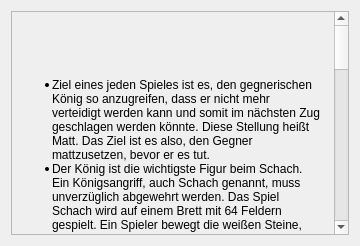
<?xml version="1.0" encoding="UTF-8"?>
<ui version="4.0">
 <class>Dialog</class>
 <widget class="QDialog" name="Dialog">
  <property name="geometry">
   <rect>
    <x>0</x>
    <y>0</y>
    <width>360</width>
    <height>246</height>
   </rect>
  </property>
  <property name="maximumSize">
   <size>
    <width>360</width>
    <height>246</height>
   </size>
  </property>
  <property name="windowTitle">
   <string>Schachregeln</string>
  </property>
  <layout class="QVBoxLayout" name="verticalLayout">
   <item>
    <widget class="QScrollArea" name="scrollArea">
     <property name="sizePolicy">
      <sizepolicy hsizetype="Expanding" vsizetype="Expanding">
       <horstretch>0</horstretch>
       <verstretch>0</verstretch>
      </sizepolicy>
     </property>
     <property name="minimumSize">
      <size>
       <width>0</width>
       <height>100</height>
      </size>
     </property>
     <property name="widgetResizable">
      <bool>true</bool>
     </property>
     <widget class="QWidget" name="scrollAreaWidgetContents">
      <property name="geometry">
       <rect>
        <x>0</x>
        <y>-65</y>
        <width>326</width>
        <height>1000</height>
       </rect>
      </property>
      <property name="sizePolicy">
       <sizepolicy hsizetype="Preferred" vsizetype="Fixed">
        <horstretch>0</horstretch>
        <verstretch>0</verstretch>
       </sizepolicy>
      </property>
      <property name="minimumSize">
       <size>
        <width>0</width>
        <height>1000</height>
       </size>
      </property>
      <widget class="QLabel" name="label_2">
       <property name="geometry">
        <rect>
         <x>0</x>
         <y>0</y>
         <width>309</width>
         <height>1000</height>
        </rect>
       </property>
       <property name="sizePolicy">
        <sizepolicy hsizetype="Preferred" vsizetype="Expanding">
         <horstretch>0</horstretch>
         <verstretch>0</verstretch>
        </sizepolicy>
       </property>
       <property name="minimumSize">
        <size>
         <width>0</width>
         <height>1000</height>
        </size>
       </property>
       <property name="text">
        <string>&lt;p&gt;
&lt;ul&gt;
&lt;li&gt;
Ziel eines jeden Spieles ist es, den gegnerischen König so anzugreifen, dass er nicht mehr verteidigt werden kann und somit im nächsten Zug geschlagen werden könnte. Diese Stellung heißt Matt. Das Ziel ist es also, den Gegner mattzusetzen, bevor er es tut.
&lt;/li&gt;
&lt;li&gt;
Der König ist die wichtigste Figur beim Schach. Ein Königsangriff, auch Schach genannt, muss unverzüglich abgewehrt werden. Das Spiel Schach wird auf einem Brett mit 64 Feldern gespielt. Ein Spieler bewegt die weißen Steine, der andere die schwarzen. Es muss immer abwechselnd gezogen werden. Weiß beginnt, nachdem die Ausgangsstellung wie im nebenstehenden Bild aufgebaut wurde. Nur gegnerische Steine können geschlagen werden. Ein geschlagener Stein ist aus dem Spiel.
&lt;/li&gt;
&lt;li&gt;
Der Springer kann wie im Bild angegeben ziehen. Im Gegensatz zu allen anderen Figuren kann er andere Steine überspringen. Er zieht immer zwei Felder horizontal und ein Feld vertikal oder zwei Felder vertikal und ein Feld horizontal.
&lt;/li&gt;
&lt;li&gt;
Der Läufer kann wie in Bild rechts angeben ziehen. (nur diagonal)
&lt;/li&gt;
&lt;li&gt;
Der Turm zieht wie in Bild rechts angegeben, also entweder horizontal oder vertikal. Nur bei der Rochade kann der Turm den König überspringen.
&lt;/li&gt;
&lt;li&gt;
Die Dame ist die stärkste Figur auf dem Brett und zieht wie in Bild rechts angegeben. (horizontal, vertikal oder diagonal)
&lt;/li&gt;
&lt;li&gt;
Der Bauer kann im Normalfall nur ein Feld nach vorn ziehen, aber die dort stehen Steine nicht schlagen. Er greift nur gegnerische Steine an, die vorne links, oder vorne rechts stehen. (Bild rechts - mittlerer Bauer) Nur wenn ein Bauer noch nie bewegt wurde, kann er auch zwei Felder vorziehen. (Bild rechts - linker Bauer) Wenn dadurch jedoch der Bauer das Angriffsfeld eines gegnerischen Bauern überspringt, so kann dieser gegnerische Bauer ihn unmittelbar danach (und nur dann) schlagen. Dieser Sonderfall heißt schlagen en passant (Bild rechts - blauer Zug und danach roter Zug) &lt;/br&gt;

Ein Bauer muss in einen Springer, Läufer, Turm oder eine Dame umgewandelt werden, wenn dieser die gegnerische Grundreihe erreicht.
&lt;/li&gt;
&lt;li&gt;
Der König ist die wichtige Figur, denn nur dieser kann matt gesetzt werden. Wie die Dame, kann auch der König in jede Richtung ziehen. Ein König jedoch nur ein Feld. (Außer bei der Rochade). Zudem darf er nicht auf Felder ziehen, die vom Gegner angegriffen werden.
&lt;/li&gt;
&lt;li&gt;
Bei einer Rochade tauschen König und Turm die Plätze. Der Spieler muss immer den König zuerst bewegen.

Bei der kurzen- oder auch kleinen Rochade von Weiß, zieht der König von e1 nach g1 und der Turm von h1 nach f1. Für Schwarz entsprechend König e8-g8 + Turm h8-f8.

Bei der langen- oder auch großen Rochade von Weiß, zieht der König von e1 nach c1 und der Turm von a1 nach d1. Für Schwarz entsprechend König e8-c8 + Turm a8-d8
&lt;/li&gt;
&lt;/ul&gt;
&lt;/p&gt;</string>
       </property>
       <property name="wordWrap">
        <bool>true</bool>
       </property>
      </widget>
     </widget>
    </widget>
   </item>
  </layout>
 </widget>
 <resources/>
 <connections/>
</ui>
